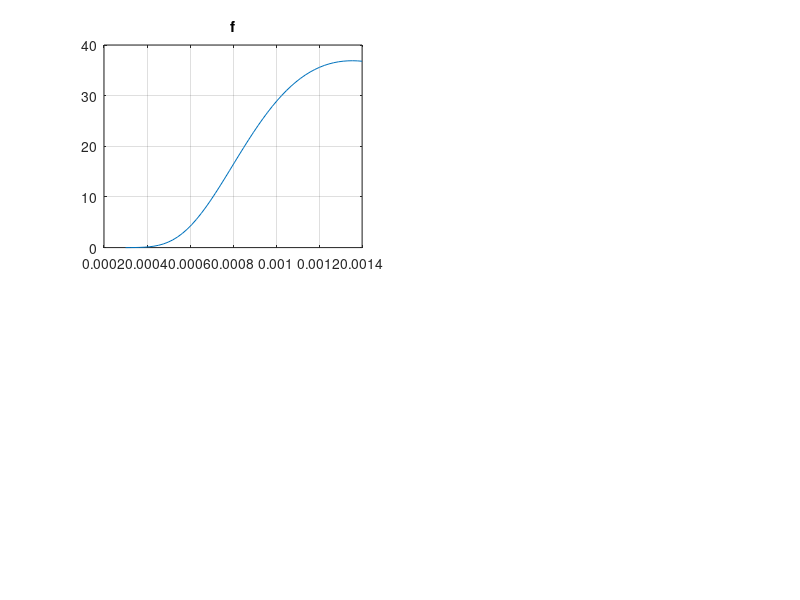

Recreate this plot in MATLAB. (Note: this script raises an error after producing the figure.)
a=3e-4;
b=14e-4;
T=213;

f=@(x)2.39e-11./(x.^5.*(exp(1.432./(T*x))-1));

x=linspace(a,b,51);
y=f(x);

%approssimo l'integrale con trapezi
It=trapz(x,y)

figure(1); clf
subplot(2,2,1)
plot(x,y)
grid on
title('f')

%calcolo con il toolbox di calcolo simbolico la derivata seconda
syms x
F=2.39e-11./(x.^5.*(exp(1.432./(213*x))-1));
F1=diff(F);
F2=diff(F,2);

f1=matlabFunction(F1);
f2=matlabFunction(F2);
y1=f1(x);
y2=f2(x);

subplot(2,2,2)
fplot(f1,[a,b])
grid on
title('f1')

subplot(2,2,3)
fplot(f2,[a,b])
grid on
title('f2')

H=(b-a)/50;
err=(b-a)/12*H^2*2.545e8;

Hmax=sqrt(12e-10/(2.545e8*(b-a)))
nMin=ceil((b-a)/Hmax)